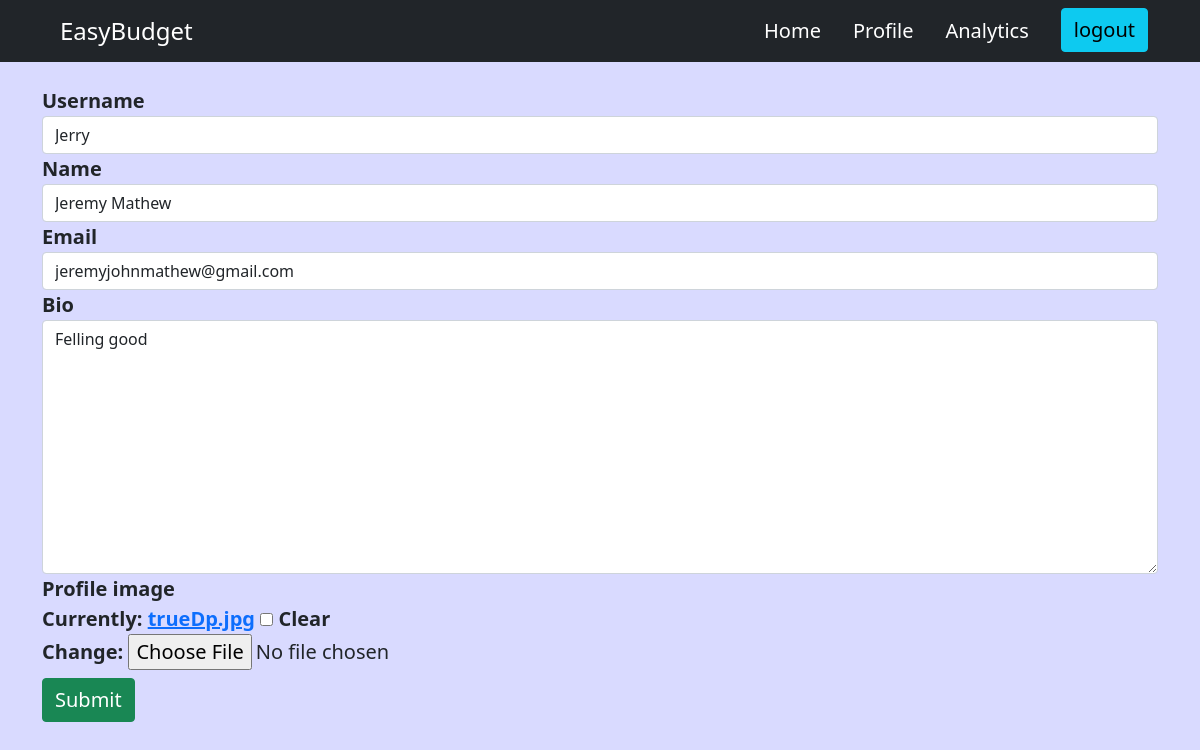
The page /profile/edit-user/ (signed in) on the database its author committed.
### user/models.py (models this page shows, shortened)
class Profile(models.Model):
    user = models.OneToOneField(User,on_delete=models.CASCADE, null =True, blank = True)
    username= models.CharField(max_length=200, blank = True, null = True)
    name = models.CharField(max_length=200, blank = True, null = True)
    email = models.EmailField(max_length=500, blank = True, null=True)
    bio = models.TextField(blank = True, null = True)
    profile_image = models.ImageField(null = True, blank = True,default = 'user-default.png')
    created = models.DateTimeField(auto_now_add=True)
    id = models.UUIDField(default=uuid.uuid4, unique = True, primary_key=True, editable=False)

### user/views.py (the view)
# urls.py: path('edit-user/', views.editUser, name= 'edit-user')
def editUser(request):
    user = request.user
    form = editUserForm(instance = user.profile)
    context = {'form':form}
    if request.method == "POST":
        form = editUserForm(request.POST, request.FILES,instance=user.profile)
        if form.is_valid:
            form.save()
            return redirect('profile')
    return render(request, "user/edit-user.html",context)

### budget/forms.py
class editUserForm(ModelForm):
    class Meta:
        model = Profile
        fields = "__all__"
        exclude = ['user']

### user/templates/user/edit-user.html (shortened to what this page needs)
{% extends 'main.html' %}
{% load crispy_forms_tags %}
{% block content %}
<div class="container-sm my-4">
    <div class="mt-4 fs-5 fw-bold">
        <form action="{% url 'edit-user' %}" method="POST" enctype = "multipart/form-data">
            {{form|crispy}}
            <input type="submit" class = "btn btn-success my-2 fs-5">
        </form>
    </div>
{% endblock content %}

### static/styles/main.css (style rules this page uses)
body { background-color: #D9DAFF; }

### rows shown on the page
Profile: username "Jerry", name "Jeremy Mathew", email "jeremyjohnmathew@gmail.com", bio "Felling good"
